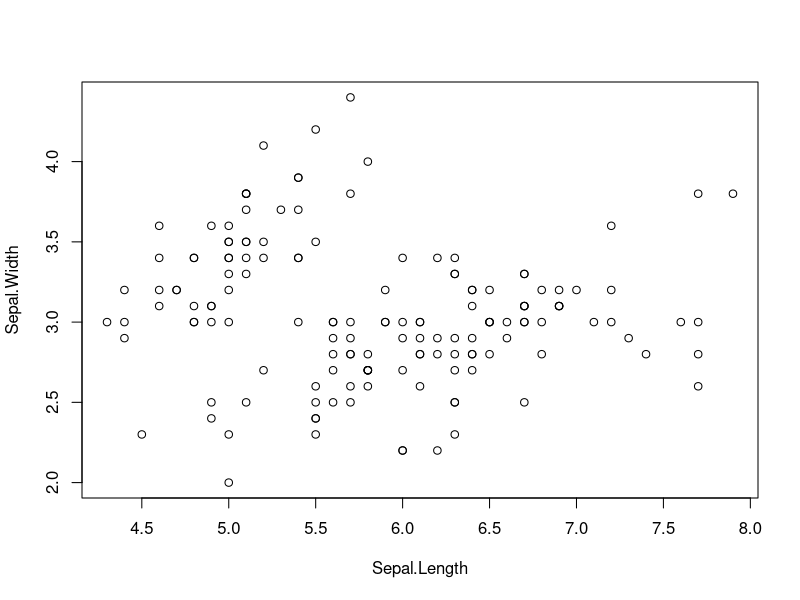
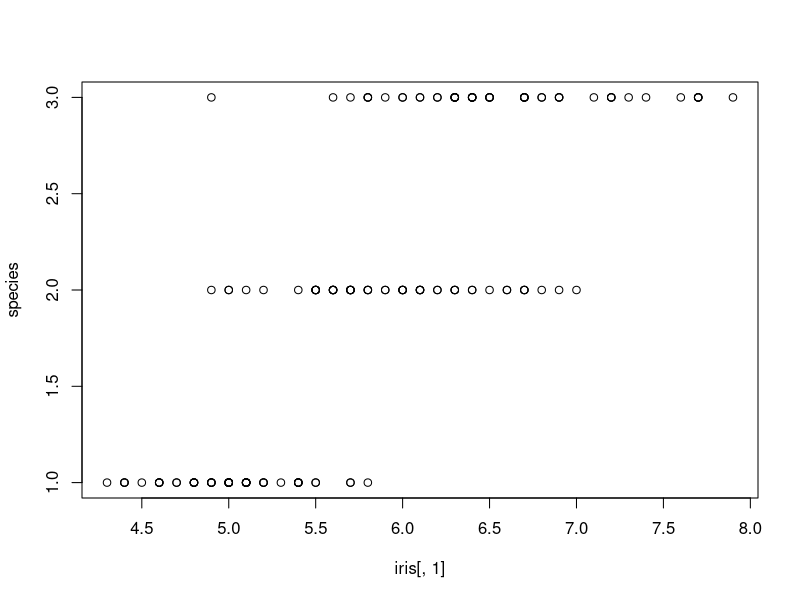
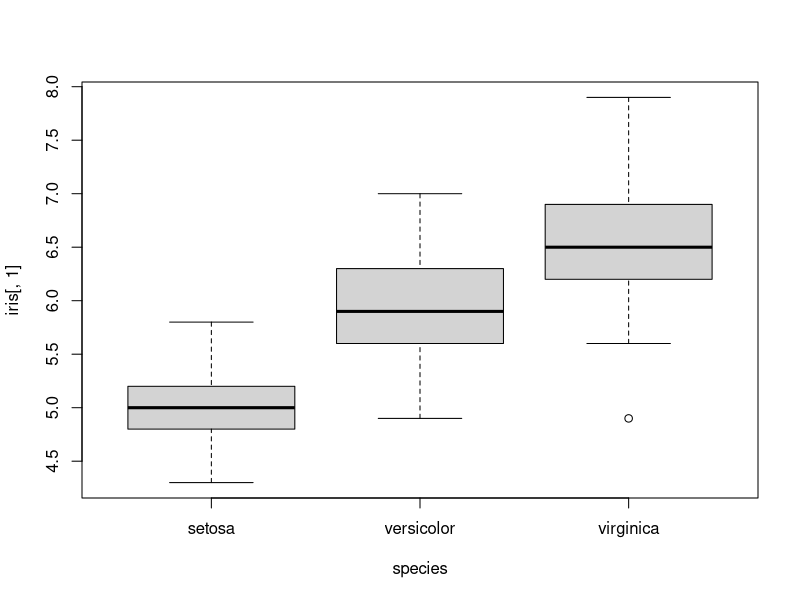
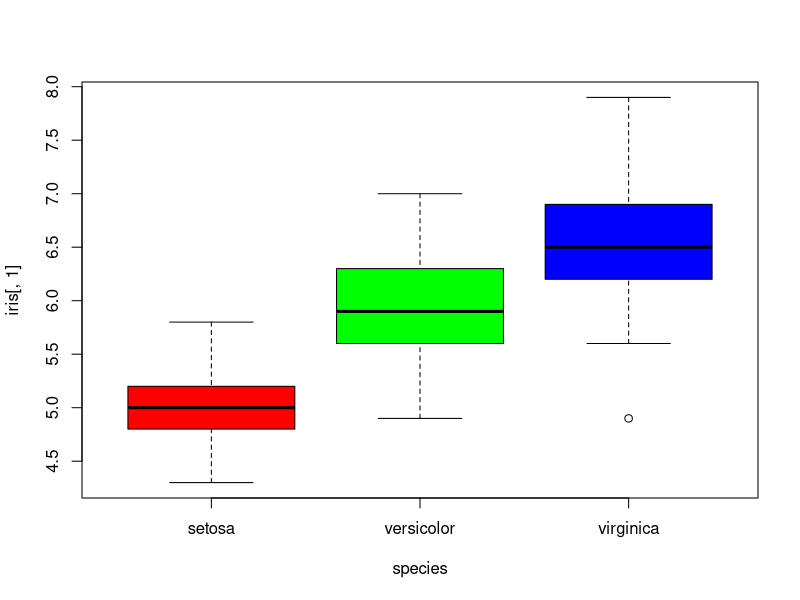
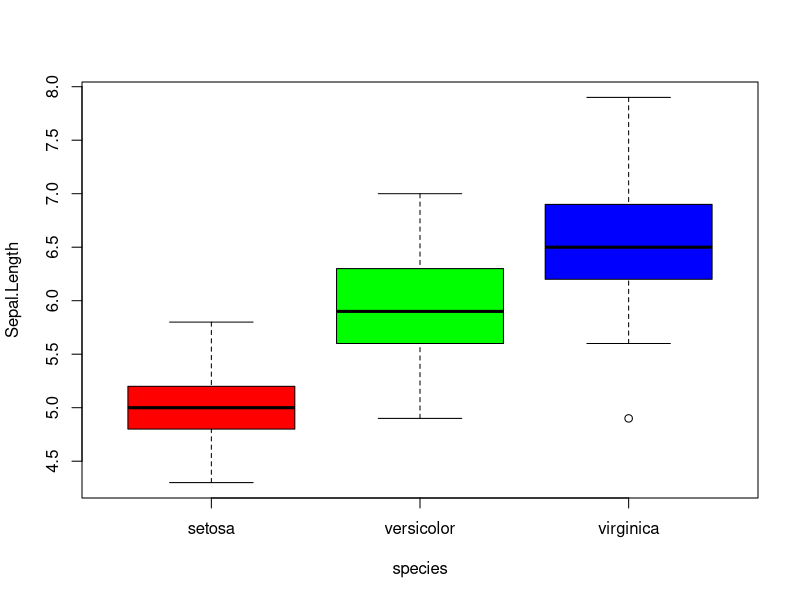
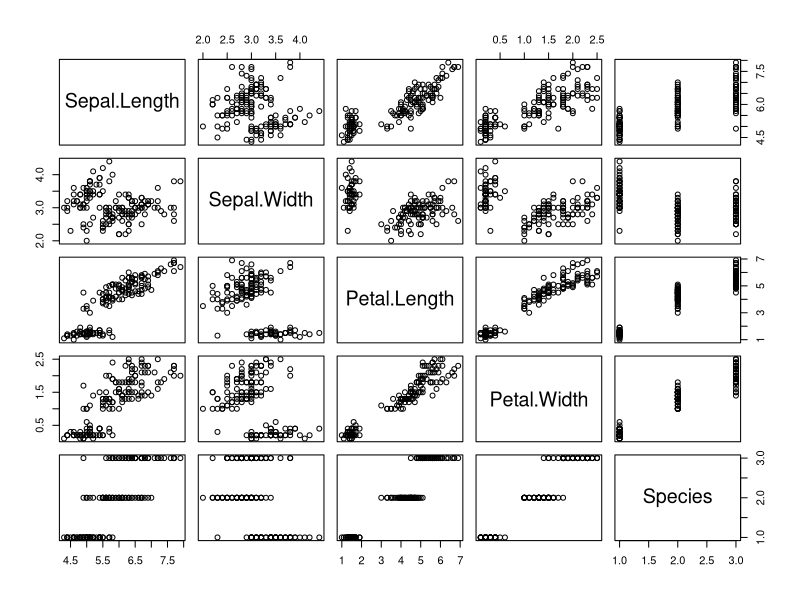
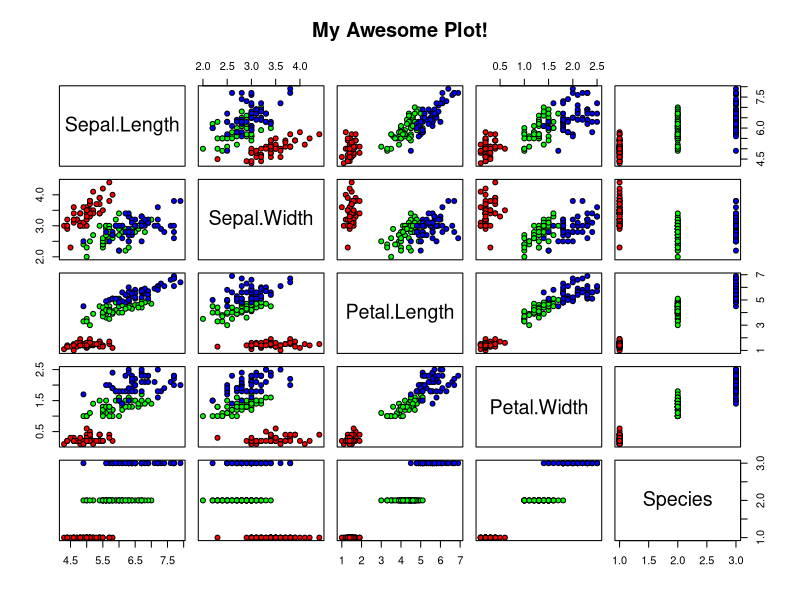

Reproduce these figures in R, in order.
## ---- chunk 1
# this is a comment R doesn't interpret this
10 # works
# a # remove comment and try to type a
## ---- chunk 2
"a" # works
a<-10 # assignment
b<-a+1 # using a pre assigned variable
## ---- chunk 3
a + b #addition
a - b #subtraction
a * b #multiplication
a / b #division
a^b #exponentiation
a %/% b #integer division
a %% b #modulo (remainder) b%%a makes more sense
## ---- chunk 4
a==b #is a equal to b
a>b # a is greater than b, use < for less than
a>=b # a is greater than or equal to
## ---- chunk 5
! #not
a!=b # is a equal to be? could also do !a==b    
#& #and
# | #or
# && #sequential and
# || #sequential or
## ---- chunk 6
x<-1:10 # note ':' creates a sequence
x!=a # notice how the shorter a is recycled
(id<-!x>=a) # notice we assigned the results to id and use () to print this
x>a|x<b # check if any criteria specified is TRUE
x>a&x<b # check if all criteria specified is TRUE
## ---- chunk 7
a[1] # get the first 'unit' of a
a[2] #  trying to reference something which doesn't exist, NA stands for missing value
x[2] # this works because x has length >=2
x[c(1,2,6:8)] # can use c() to get many specific elements
x[id] # we can also use a logical to get our object
## ---- chunk 8
str(x) #structure, x is an integer vector (one dimension)
class(id) # is logical
length(x) # length
## ---- chunk 9
data(iris) # we use a function named data to load the iris data
str(iris) # structure
#notice we have 2 dimensions now, rows and columns
# now subset the object as object[rows,columns]
iris[1:5,3:4]
species<-iris$Species # in data.frames and list we can also reference columns with '$'
species<-iris[,"Species"] # or by name
## ---- chunk 10
plot(iris[,1:2]) # plot the first 2 columns
help(plot) #see what other arguments plot could take
plot(iris[,1],species) 
plot(iris[,1]~species) # plot is different because species is factor and formula notation "~" is used
plot(iris[,1]~species, col =c("red","green","blue")) # add a color
plot(iris[,1]~species, col =c("red","green","blue"),ylab=colnames(iris)[1]) # and label, use function colnames() to get column names and take the first columns name
plot(iris) # because we gave the whole data frame R calls pairs() and creates a scatterplot matrix
color<-c("red","green","blue")[species] # we can use the factor to subset our colors to create a color for each point
plot(iris, pch=21,bg=color, main="My Awesome Plot!") # here we give custom point shape 'pch', border 'col' and inner color 'bg' as well as a title 'main'
## ---- chunk 11
mean(iris) # we want to get the mean but giving the whole data.frame with the factor does not make sense?
mean(iris[,1]) # this works
mean(iris[,"Species"]) # this was the issue, it is not numeric (we could coerce 'as.numeric' but why?)
mean(iris[iris$Species=="setosa",1]) # here we subset the rows to only get values for the species setosa and return the mean for column 1 for this group
## ---- chunk 12
apply(iris[iris$Species=="setosa",1:4],2,mean) #here we use function apply to for each column  use the function mean (see help(apply)) 
# we also removed species because we know mean wont work on this and also causes bad behaviour for other columns
## ---- chunk 13
big.l<-split(iris[,1:4], iris$Species) # create a list holding a data.frame for each level of the species
(res<-lapply(big.l,apply,2,mean)) # get means for each species and variable
data.frame(res) # get results combined
t(data.frame(res)) # transpose results 
## ---- chunk 14
mean.sd<-function(x){
  paste0(round(c(mean(x),sd(x)),1),collapse=" +/- ") # our custom function
  
  }
t(sapply(big.l,apply,2,mean.sd))
